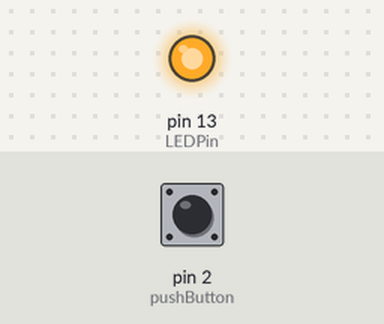
The sketch below on a simulated Arduino Uno, built with avr-gcc and run on an emulated ATmega328P. Shown: output pins drawn as LEDs (lit = HIGH). The test bench sets the inputs (shaded band); at power-on: pin 2 (pushButton) LOW.

Above: at 1.2 s.
1.3 s: pin 2 (pushButton) pulled HIGH for 0.15 s
At 2.1 s:
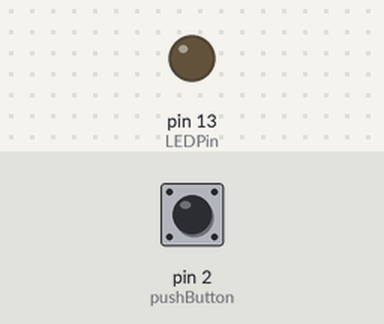
2.9 s: pin 2 (pushButton) pulled HIGH for 1 s
At 3.3 s:
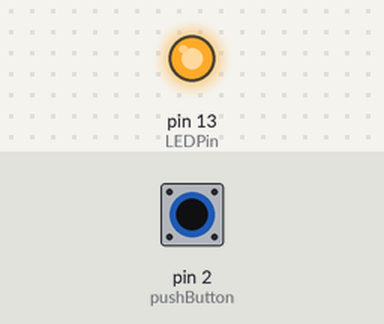
5.4 s: pin 2 (pushButton) pulled HIGH for 3.2 s
At 6.4 s:
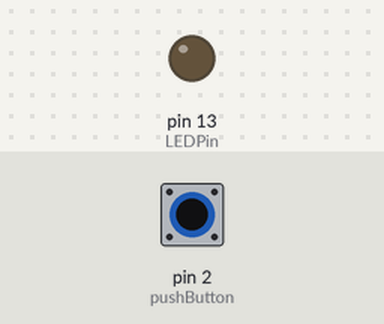
Timing chart, 0 to 8.4 s (numbered marks = the images above; inputs shaded):
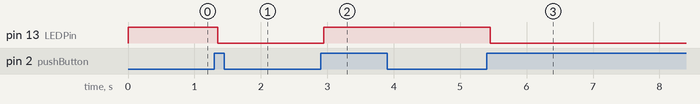

Measured:
- after the input at 1.3 s, pin 13 (LEDPin): HIGH → LOW after 0.05 s
- after the input at 2.9 s, pin 13 (LEDPin): LOW → HIGH after 0.05 s
- after the input at 5.4 s, pin 13 (LEDPin): HIGH → LOW after 0.05 s

The sketch:

05_switch.ino
```cpp
int pushButton = 2;
int LEDPin = 13;
//Serial is used to display message . If you has not serial port, it can be comment.
void setup() {
  // put your setup code here, to run once:
  Serial.begin(9600);
  pinMode(pushButton,INPUT);
  pinMode(LEDPin,OUTPUT);
}

// 若直接如下代码，按下则亮，松开则暗。
// 而且，会出现按键抖动，因为按键属于机械硬件，按下时间内到稳定电压期间，单片机已经读取了可能几十次数据。
//因此需要消除抖动影响。
void testSwitchLED()
{
  int buttonState = digitalRead(pushButton);
  digitalWrite(LEDPin,buttonState);
  Serial.println(buttonState);
  delay(10);
}


int LEDState= HIGH;
int buttonState ;
int lastButtonState = LOW;
long lastDeBounceTime = 0;
long debounceDelay = 50;
//消除抖动。  而且按下松开，才会切换一次灯的状态。
void testSwitchLED2()
{
	 int reading = digitalRead(pushButton);
   if(reading != lastButtonState) {
    lastDeBounceTime = millis();

   }
   if((millis()-lastDeBounceTime) > debounceDelay){
    if(reading != buttonState){
      buttonState = reading;
      if(buttonState == HIGH){
        LEDState = !LEDState;
      }
    }
   }

   digitalWrite(LEDPin, LEDState);
   lastButtonState = reading;
}


void loop() {
  // put your main code here, to run repeatedly:
testSwitchLED2();
}
```
